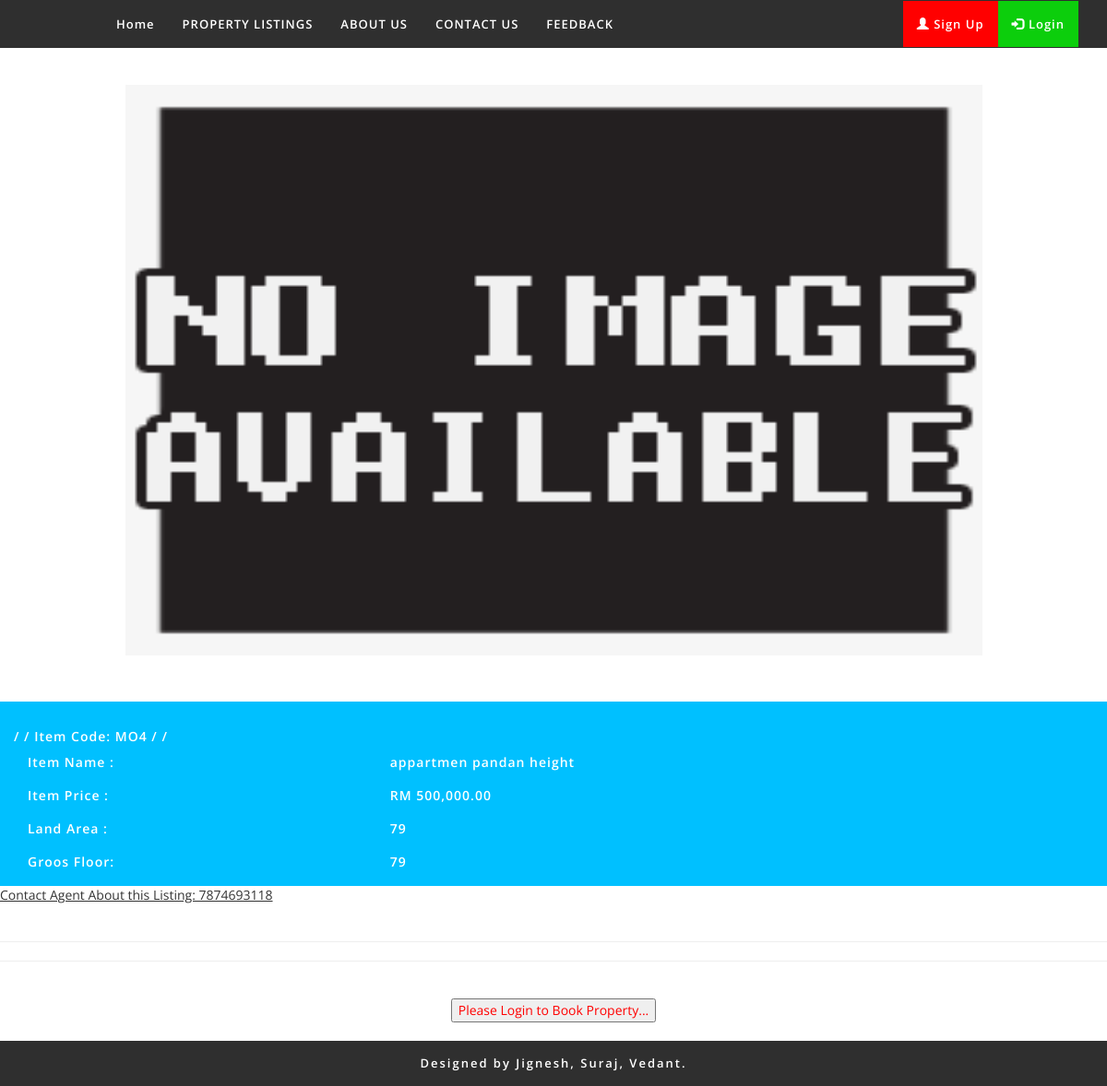
Screenshot of /property_form.php?id_property=4 with the database file from the repository.
### tables this page shows
CREATE TABLE `property` (
  `id_property` int(5) NOT NULL,
  `name_property` varchar(250) NOT NULL,
  `type_property` varchar(255) NOT NULL,
  `add1` varchar(300) NOT NULL,
  `add2` varchar(300) NOT NULL,
  `price` varchar(300) NOT NULL,
  `price_type` varchar(300) NOT NULL,
  `land_area` varchar(300) NOT NULL,
  `groos_floor_area` varchar(300) NOT NULL,
  `leasehold` varchar(300) NOT NULL,
  `beds` varchar(333) NOT NULL,
  `baths` varchar(333) NOT NULL,
  `contact_no` varchar(333) NOT NULL,
  `per_squre_feet` varchar(333) NOT NULL,
  `squre_feet` varchar(333) NOT NULL,
  `text` varchar(30000) NOT NULL
);

### property_form.php (the view, shortened to what this page needs)
<!DOCTYPE html>
<html lang="en">
<head>
  <link rel="stylesheet" href="https://maxcdn.bootstrapcdn.com/bootstrap/3.4.0/css/bootstrap.min.css">
<link href="style.css" rel="stylesheet" type="text/css">
</head>
<body>
<?php include("header.php"); ?>
<?php
$id_property = $_GET['id_property'];
$id_property_sql="SELECT * FROM property WHERE id_property='$id_property'";
$id_property_result=mysqli_query($conn,$id_property_sql) or die(mysql_error());
while($row_id_property=mysqli_fetch_array($id_property_result)){
$name_property=$row_id_property["name_property"];
$price=$row_id_property["price"];
$land_area=$row_id_property["land_area"];
$groos_floor_area=$row_id_property["groos_floor_area"];
$filename = "admin/images/$name_property.jpg";
if (!file_exists($filename)) {
$filename="images/default.png";
}
print<<<HERE
<td align="center"><br><br>
<p align="center"><img src="$filename"  width="929" height="619"></p>
</td>
<td valign="top" class="text_menu">
<table width="277" border="0" cellspacing="0" cellpadding="0" class="text_menu thumboa">
  <tr>
    <td align="left" colspan="3">
<br>
    <text class="text_menu">/ / Item Code: <text class="highlight">MO$id_property</text> / /</text>
    <table class="text_menu thumboa" width="289" border="0" cellspacing="0" cellpadding="0">
      <tr>
        <td width="95">Item Name :</td>
        <td width="188" class="highlight">$name_property</td>
      </tr>
      <tr>
        <td>Item Price :</td>
        <td>RM <text class="highlight">$price</text>
		</td>
      </tr>
      <tr>
        <td>Land Area :</td>
        <td> <text class="highlight">$land_area</text>
		</td>
      </tr>
      <tr>
        <td>Groos Floor:</td>
        <td><text class="highlight">$groos_floor_area</text>
		</td>
      </tr>
    </table></td>
  </tr>
<br><br>
</td></tr></table>
<br>
<u>Contact Agent About this Listing: 7874693118</u><br><br>
<hr>
 <hr>
</td>
<br>
</table>
HERE;
	if(isset($_SESSION['mobile'])){
$mobile = $_SESSION['mobile'];
	$sql = "SELECT * FROM customer WHERE mobile_phone='$mobile'";
$row=mysqli_query($conn,$sql) or die(mysqli_error());
$cus=mysqli_fetch_array($row);
$name=$cus["name"];
$email=$cus["cus_email"];
	echo"<form name='form1' method='post' action='property_form_success.php'>
<table class='thumboa'>
<tr><td>Name </td><td>:<input type='text' value='$name' name='name'></td></td></tr>
<tr><td>Email </td><td>:<input type='text' value='$email' name='cus_email'></td></td></tr>
<tr><td>Date </td><td>:<input type='date' required name='date'></td></td></tr>
<tr><td>Time </td><td>:<input type='time' required name='time'></td></td></tr>
<tr><td>Reason </td><td>:<textarea required name='reason' width='333'></textarea></td></td></tr>
</table>
<input type='hidden' name='id_property' value='$id_property'>
<p align='left'><input type='submit' name='submit' value='Book Now' /></p>
</form>";
}
else{
	echo "<a href='login.php'><center><button style='color:red;text-align:center;'>Please Login to Book Property...</button></center></a><br>";
}
}
 ?>
 <div class="container-fluid fotter">
<p>Designed by Jignesh, Suraj, Vedant.</p>
</div>
</body>
</html>

### style.css (style rules this page uses)
body { font-family: 'Open Sans', sans-serif!important; }
.fotter { background: #2f2f2f; padding-top: 15px; padding-bottom: 5px; text-align: center; }
.fotter > p { color: #fff; letter-spacing: 2px; font-weight: 600; font-size: 13px; }
.thumboa { float: left; width: 50%; }
.thumboa>tbody>tr>td { padding-left: 15px; padding-right: 15px; padding-top: 8px; padding-bottom: 8px; color: #fff; font-weight: 600; letter-spacing: 1px; }
.thumboa { float: left !important; width: 100%; }

### rows the page displays
property: id_property "4", name_property "appartmen pandan height", price "500,000.00", land_area "79", groos_floor_area "79"
